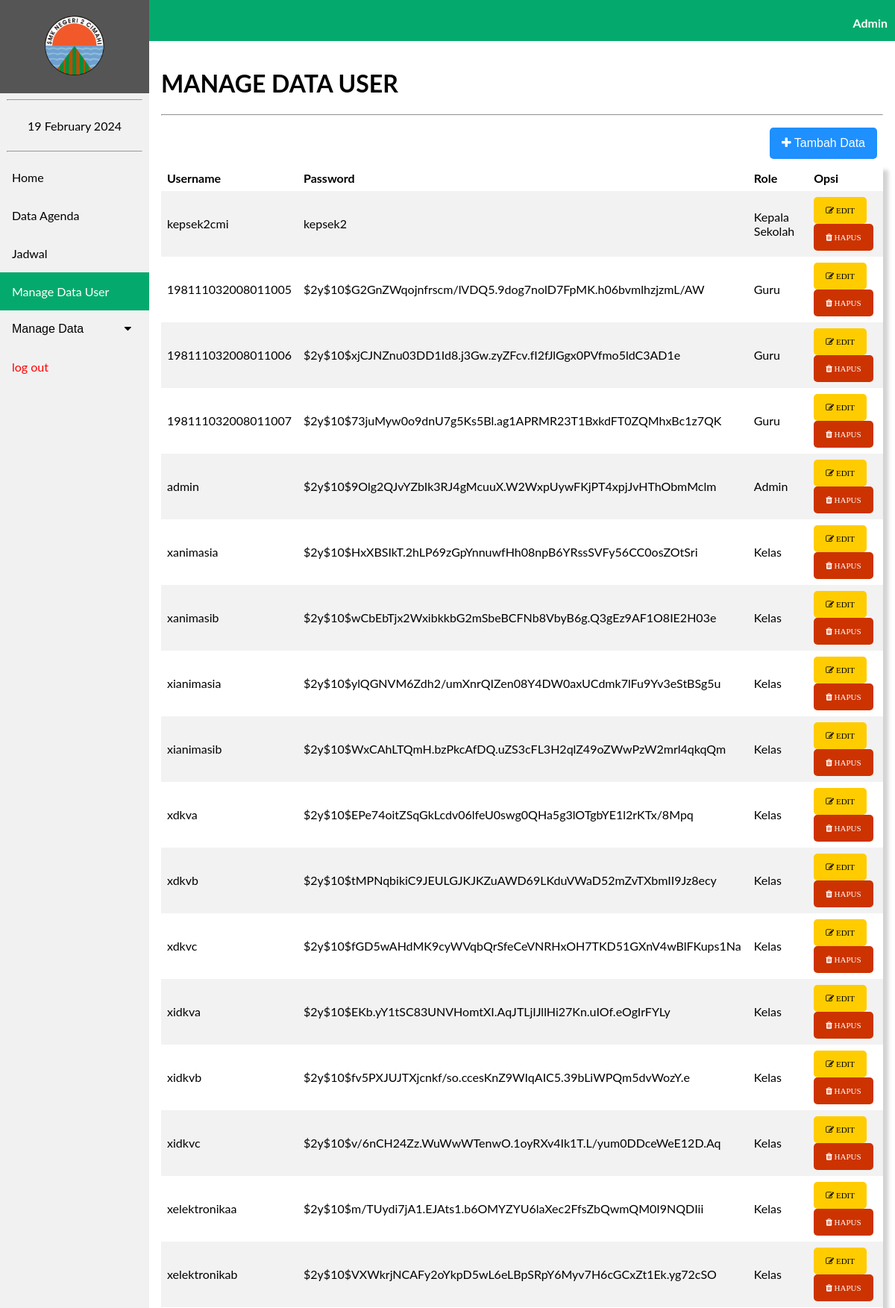
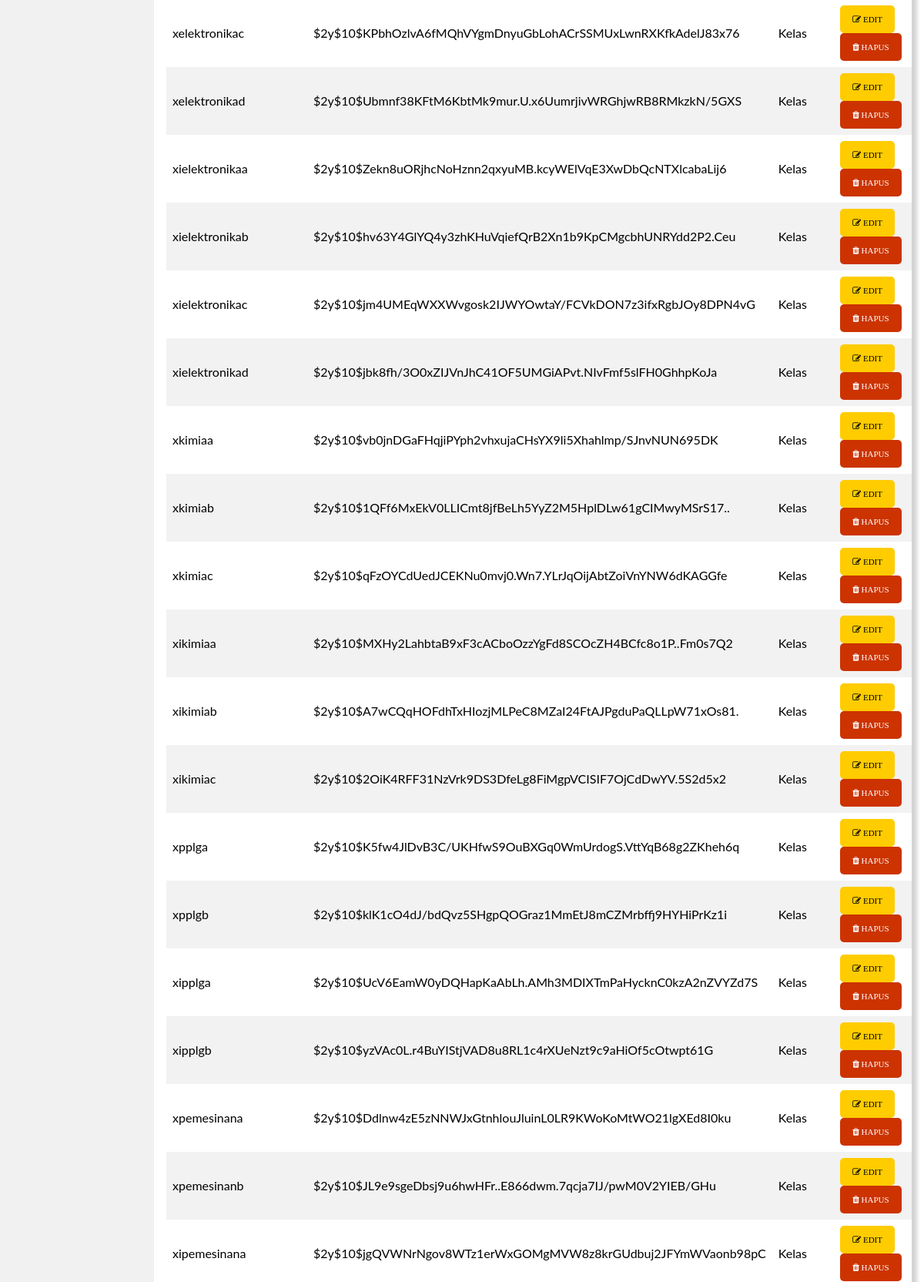
/agenda/manage_data_user.php (signed in, upper part), run on the app's committed database (2 pictures, top to bottom).
### tables this page shows
CREATE TABLE `tb_user` (
  `id_user` varchar(18) NOT NULL,
  `username` varchar(30) NOT NULL,
  `password` varchar(255) NOT NULL,
  `role` int(11) NOT NULL
);

CREATE TABLE `tb_role` (
  `id_role` int(11) NOT NULL,
  `nama_role` varchar(50) NOT NULL
);

### agenda/manage_data_user.php (the view, shortened to what this page needs)
<?php
    include 'koneksi.php';
    $result = mysqli_query($Conn, "SELECT tb_user.id_user, tb_user.username, tb_user.password, tb_role.nama_role
                            FROM tb_user INNER JOIN tb_role ON tb_user.role = tb_role.id_role");
?>
<!DOCTYPE html>
<html lang="en">
<head>
    <link rel="stylesheet" href="navbar.css">
    <link rel="stylesheet" href="https://cdnjs.cloudflare.com/ajax/libs/font-awesome/4.7.0/css/font-awesome.min.css">
</head>
<body>
<header>
    <div class="sidebar">
        <a href="beranda3.php"><center><img src="image/2cmi.PNG" style="width: 80px; padding: 5px;"></center></a>
        <hr  style="width: 90%;">
        <center><a href="#"><?= date("d F Y"); ?></a></center>
        <hr  style="width: 90%;">
        <a href="beranda3.php">Home</a>
        <a href="data_admin.php">Data Agenda</a>
        <a href="jadwal.php">Jadwal</a>
        <a class="active" href="manage_data_user.php">Manage Data User</a>
        <button class="dropdown-btn">Manage Data
        <i class="fa fa-caret-down"></i>
        </button>
        <a style="color: red;"href="logout.php"> log out</button></a>
    </div>
    </header>
    <div class="head" style="display: inline-block;">
        <p style="margin-right: 10px;"><b>Admin</b></p>
    </div>
    <div class="content">
    <h1>MANAGE DATA USER</h1><hr>
    <table>
        <tr>
            <td style="text-align:right;"><a href="input_data_user.php"><button class="btn1"><i class="fa fa-plus"></i> Tambah Data</button></a></td>
        </tr>
    </table>
    <table style="box-shadow: 7px 7px 5px lightgrey;">
        <tr>
            <th>Username</th>
            <th>Password</th>
            <th>Role</th>
            <th>Opsi</th>
        </tr>
        <?php
        foreach($result as $d){ ?>
            <tr>
                <td><?= $d['username'] ?></td>
                <td><?= $d['password'] ?></td>
                <td><?= $d['nama_role'] ?></td>
                <td><a href="edit_data_user.php?id=<?= $d['id_user'] ?>"><button class="btn1" name="submit" style="font-size: 11px;background-color: #ffcc00;color: #000000;"><i class="fa fa-edit"> EDIT</i></button></a>
                <button class="btn1" name="submit" style="font-size: 11px; background-color: #cc3300;"><i class="fa fa-trash"> HAPUS</i></button></form></td>
            </tr>
        <?php } ?>
    </table>
    </div>
</body>
</html>

### agenda/navbar.css (style rules this page uses)
body { margin: 0; font-family: "Lato", sans-serif; }
.sidebar { margin: 0; padding: 0; width: 200px; background-color: #f1f1f1; position: fixed; height: 100%; overflow-x: hidden; z-index: 1; }
.sidebar a, .dropdown-btn { display: block; color: black; padding: 16px; text-decoration: none; }
.sidebar a.active { background-color: #04AA6D; color: white; }
div.content { margin-left: 200px; padding: 16px; min-height: 515px; }
.head { width: 100%; height: 50px; padding-top: 5px; text-align: right; color: white; background-color: #04AA6D; }
.dropdown-btn { padding: 16px; text-decoration: none; font-size: 16px; color: black; display: block; border: none; background: none; width: 100%; text-align: left; cursor: pointer; outline: none; }
.fa-caret-down { float: right; padding-right: 8px; }

### agenda/manage_data_user.php (style rules this page uses)
table { border-collapse: collapse; width: 100%; }
th, td { padding: 8px; color: black; text-align: left; }
tr:nth-child(even) { background-color: #f2f2f2 }
.btn1 { background-color: DodgerBlue; border: none; border-radius: 5px; color: white; padding: 12px 16px; font-size: 16px; cursor: pointer; }

### data on the page
tb_user: username "kepsek2cmi", password "kepsek2", tb_role.nama_role "Kepala Sekolah"
tb_user: username "198111032008011005", password "$2y$10$G2GnZWqojnfrscm/lVDQ5.9dog7nolD7FpMK.h06bvmlhzjzmL/AW", tb_role.nama_role "Guru"
tb_user: username "198111032008011006", password "$2y$10$xjCJNZnu03DD1Id8.j3Gw.zyZFcv.fI2fJlGgx0PVfmo5ldC3AD1e", tb_role.nama_role "Guru"
tb_user: username "198111032008011007", password "$2y$10$73juMyw0o9dnU7g5Ks5Bl.ag1APRMR23T1BxkdFT0ZQMhxBc1z7QK", tb_role.nama_role "Guru"
tb_user: username "admin", password "$2y$10$9Olg2QJvYZbIk3RJ4gMcuuX.W2WxpUywFKjPT4xpjJvHThObmMclm", tb_role.nama_role "Admin"
tb_user: username "xanimasia", password "$2y$10$HxXBSIkT.2hLP69zGpYnnuwfHh08npB6YRssSVFy56CC0osZOtSri", tb_role.nama_role "Kelas"
tb_user: username "xanimasib", password "$2y$10$wCbEbTjx2WxibkkbG2mSbeBCFNb8VbyB6g.Q3gEz9AF1O8IE2H03e", tb_role.nama_role "Kelas"
tb_user: username "xianimasia", password "$2y$10$ylQGNVM6Zdh2/umXnrQIZen08Y4DW0axUCdmk7lFu9Yv3eStBSg5u", tb_role.nama_role "Kelas"
tb_user: username "xianimasib", password "$2y$10$WxCAhLTQmH.bzPkcAfDQ.uZS3cFL3H2qlZ49oZWwPzW2mrl4qkqQm", tb_role.nama_role "Kelas"
tb_user: username "xdkva", password "$2y$10$EPe74oitZSqGkLcdv06lfeU0swg0QHa5g3lOTgbYE1l2rKTx/8Mpq", tb_role.nama_role "Kelas"
tb_user: username "xdkvb", password "$2y$10$tMPNqbikiC9JEULGJKJKZuAWD69LKduVWaD52mZvTXbmII9Jz8ecy", tb_role.nama_role "Kelas"
tb_user: username "xdkvc", password "$2y$10$fGD5wAHdMK9cyWVqbQrSfeCeVNRHxOH7TKD51GXnV4wBlFKups1Na", tb_role.nama_role "Kelas"
tb_user: username "xidkva", password "$2y$10$EKb.yY1tSC83UNVHomtXI.AqJTLjIJllHi27Kn.uIOf.eOgIrFYLy", tb_role.nama_role "Kelas"
tb_user: username "xidkvb", password "$2y$10$fv5PXJUJTXjcnkf/so.ccesKnZ9WIqAIC5.39bLiWPQm5dvWozY.e", tb_role.nama_role "Kelas"
tb_user: username "xidkvc", password "$2y$10$v/6nCH24Zz.WuWwWTenwO.1oyRXv4Ik1T.L/yum0DDceWeE12D.Aq", tb_role.nama_role "Kelas"
tb_user: username "xelektronikaa", password "$2y$10$m/TUydi7jA1.EJAts1.b6OMYZYU6laXec2FfsZbQwmQM0I9NQDIii", tb_role.nama_role "Kelas"
tb_user: username "xelektronikab", password "$2y$10$VXWkrjNCAFy2oYkpD5wL6eLBpSRpY6Myv7H6cGCxZt1Ek.yg72cSO", tb_role.nama_role "Kelas"
tb_user: username "xelektronikac", password "$2y$10$KPbhOzlvA6fMQhVYgmDnyuGbLohACrSSMUxLwnRXKfkAdelJ83x76", tb_role.nama_role "Kelas"
tb_user: username "xelektronikad", password "$2y$10$Ubmnf38KFtM6KbtMk9mur.U.x6UumrjivWRGhjwRB8RMkzkN/5GXS", tb_role.nama_role "Kelas"
tb_user: username "xielektronikaa", password "$2y$10$Zekn8uORjhcNoHznn2qxyuMB.kcyWElVqE3XwDbQcNTXlcabaLij6", tb_role.nama_role "Kelas"
tb_user: username "xielektronikab", password "$2y$10$hv63Y4GlYQ4y3zhKHuVqiefQrB2Xn1b9KpCMgcbhUNRYdd2P2.Ceu", tb_role.nama_role "Kelas"
tb_user: username "xielektronikac", password "$2y$10$jm4UMEqWXXWvgosk2IJWYOwtaY/FCVkDON7z3ifxRgbJOy8DPN4vG", tb_role.nama_role "Kelas"
tb_user: username "xielektronikad", password "$2y$10$jbk8fh/3O0xZIJVnJhC41OF5UMGiAPvt.NIvFmf5slFH0GhhpKoJa", tb_role.nama_role "Kelas"
tb_user: username "xkimiaa", password "$2y$10$vb0jnDGaFHqjiPYph2vhxujaCHsYX9li5Xhahlmp/SJnvNUN695DK", tb_role.nama_role "Kelas"
tb_user: username "xkimiab", password "$2y$10$1QFf6MxEkV0LLICmt8jfBeLh5YyZ2M5HplDLw61gCIMwyMSrS17..", tb_role.nama_role "Kelas"
tb_user: username "xkimiac", password "$2y$10$qFzOYCdUedJCEKNu0mvj0.Wn7.YLrJqOijAbtZoiVnYNW6dKAGGfe", tb_role.nama_role "Kelas"
tb_user: username "xikimiaa", password "$2y$10$MXHy2LahbtaB9xF3cACboOzzYgFd8SCOcZH4BCfc8o1P..Fm0s7Q2", tb_role.nama_role "Kelas"
tb_user: username "xikimiab", password "$2y$10$A7wCQqHOFdhTxHIozjMLPeC8MZaI24FtAJPgduPaQLLpW71xOs81.", tb_role.nama_role "Kelas"
tb_user: username "xikimiac", password "$2y$10$2OiK4RFF31NzVrk9DS3DfeLg8FiMgpVCISIF7OjCdDwYV.5S2d5x2", tb_role.nama_role "Kelas"
tb_user: username "xpplga", password "$2y$10$K5fw4JlDvB3C/UKHfwS9OuBXGq0WmUrdogS.VttYqB68g2ZKheh6q", tb_role.nama_role "Kelas"
tb_user: username "xpplgb", password "$2y$10$klK1cO4dJ/bdQvz5SHgpQOGraz1MmEtJ8mCZMrbffj9HYHiPrKz1i", tb_role.nama_role "Kelas"
tb_user: username "xipplga", password "$2y$10$UcV6EamW0yDQHapKaAbLh.AMh3MDIXTmPaHycknC0kzA2nZVYZd7S", tb_role.nama_role "Kelas"
tb_user: username "xipplgb", password "$2y$10$yzVAc0L.r4BuYIStjVAD8u8RL1c4rXUeNzt9c9aHiOf5cOtwpt61G", tb_role.nama_role "Kelas"
tb_user: username "xpemesinana", password "$2y$10$Ddlnw4zE5zNNWJxGtnhlouJluinL0LR9KWoKoMtWO21lgXEd8I0ku", tb_role.nama_role "Kelas"
tb_user: username "xpemesinanb", password "$2y$10$JL9e9sgeDbsj9u6hwHFr..E866dwm.7qcja7IJ/pwM0V2YIEB/GHu", tb_role.nama_role "Kelas"
tb_user: username "xipemesinana", password "$2y$10$jgQVWNrNgov8WTz1erWxGOMgMVW8z8krGUdbuj2JFYmWVaonb98pC", tb_role.nama_role "Kelas"
